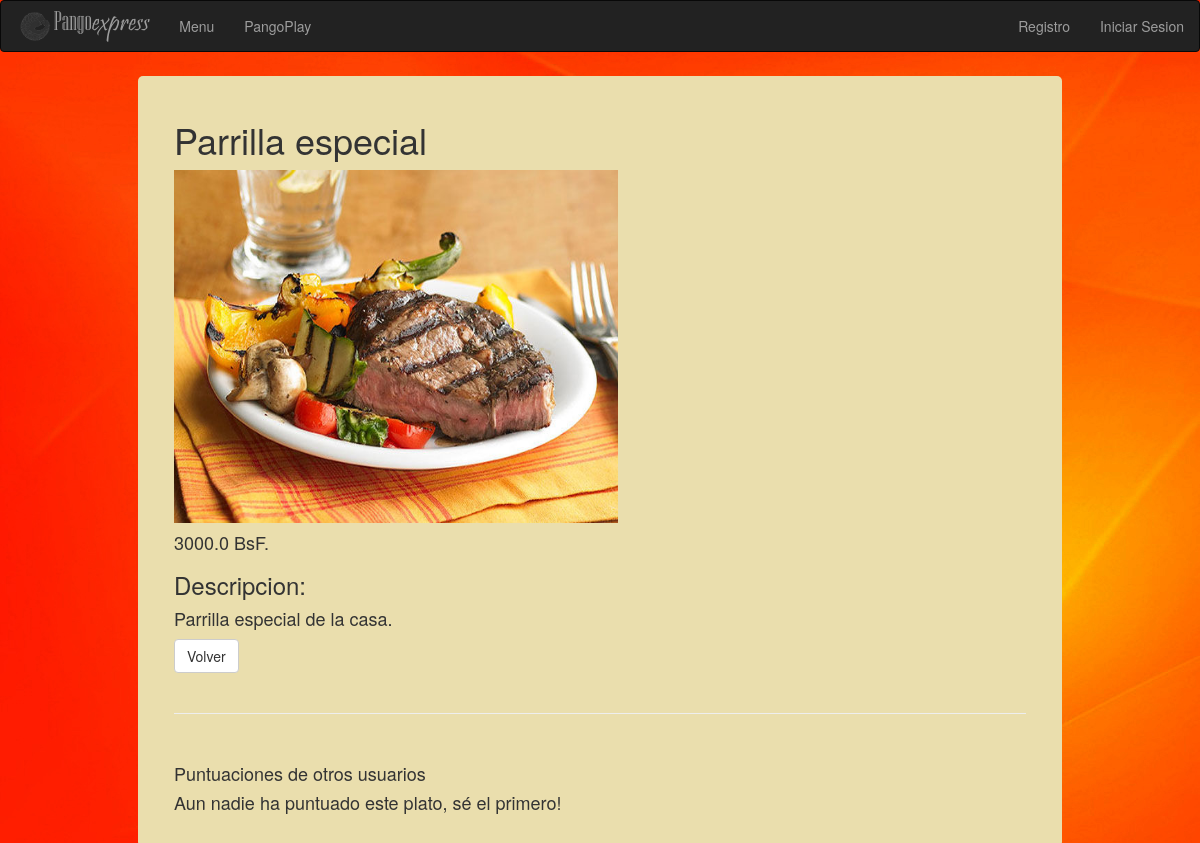
The app's page /16/ with its own data.
### menu/models.py (models this page shows, shortened)
class PLATO(models.Model):
    id = models.AutoField(primary_key=True)
    establecimiento = models.ForeignKey(RESTAURANT, null = True)
    nombre = models.CharField(max_length=50)
    precio = models.FloatField(validators=[validate_precio])
    path_img = models.FileField(null = True)
    descripcion = models.CharField(max_length = 500)
    rating = models.IntegerField(default = 0)
    class Meta:
        unique_together = ('establecimiento', 'nombre')

### menu/views.py (the view)
# urls.py: url(r'^(?P<id_plato>[0-9]+)/$', views.detail, name='detail'),
def detail(request, id_plato):
    plato = get_object_or_404(PLATO, pk=id_plato)
    try:
        if(request.session['pid'] != -1):
            perfil = PERFIL.objects.get(id=request.session['pid'])
            usuario = USUARIO.objects.get(perfil=perfil)
            puntuaciones = Puntuacion.objects.filter(plato = plato)
            form = FormPuntuarPlato()
            context = {'plato': plato,
                       'usuario':usuario,
                       'form' : form,
                       'puntuaciones' : puntuaciones
                       }
            if request.method == 'POST':
                form = FormPuntuarPlato(request.POST)
                if form.is_valid():
                    try:
                        puntuacion = Puntuacion.objects.get(usuario = usuario,
                                                            plato = plato
                                                            )
                        puntuacion.puntuacion = form.cleaned_data['puntuacion']
                        puntuacion.comentario = form.cleaned_data['comentario']
                    except:
                        puntuacion = Puntuacion(usuario = usuario,
                                                plato = plato,
                                                puntuacion = form.cleaned_data['puntuacion'],
                                                comentario = form.cleaned_data['comentario']
                                                )
                    puntuacion.save()
                elif form.errors:
                    print(form.errors)
            return render(request, 'menu/detail.html', context)
        else:
            return render(request, 'menu/detail.html', {'plato': plato})
    except:
        return render(request, 'menu/detail.html', {'plato': plato})

### menu/templates/menu/detail.html (shortened to what this page needs)
{% extends 'menu/layoutBootstrap.html' %}
{% load bootstrap3 %}
{% block main %}
    <h1> {{plato.nombre}} </h1>
    <img style="width: 444px; height: 353px;"src = "{{plato.path_img.url}}">
    <h4>{{plato.precio}} BsF.</h4>
    <h3> Descripcion: </h3>
    <h4>{{ plato.descripcion }}</h4>
    <a class="btn btn-default" href="/menu/">Volver</a>
    <br/>
    <br/>
    <hr/>
    <br/>
    <h4> Puntuaciones de otros usuarios </h4>
    {% if puntuaciones %}
        <table class="table table-hover">
        {% for puntuacion in puntuaciones %}
            <tr><td>
                {% if puntuacion.puntuacion == 'pos' %}
                    <h4>{{puntuacion.usuario.perfil.pseudonimo}} <span class="glyphicon glyphicon-thumbs-up"></span></h4>
                {% else %}
                    <h4>{{puntuacion.usuario.perfil.pseudonimo}} <span class="glyphicon glyphicon-thumbs-down"></span></h4>
                {% endif %}
                <p>{{puntuacion.comentario}}</p>
            </td></tr>
        {% endfor %}
        </table>
    {% else %}
        <h4> Aun nadie ha puntuado este plato, sé el primero! </h4>
    {% endif %}
{% endblock %}

### menu/static/menu/layout.css (style rules this page uses)
body { background: #d3d3d3 url('images/pan.jpg'); top right no-repeat; background-attachment:fixed; }

### records on screen
PLATO: nombre "Parrilla especial", path_img (picture), precio "3000.0", descripcion "Parrilla especial de la casa."
